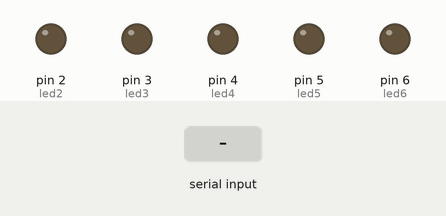
Recording of a sketch running on a simulated Arduino Uno, built with avr-gcc and run on an emulated ATmega328P. Parts: output pins drawn as LEDs (lit = HIGH). The inputs (shaded band) are chosen by the test bench.

Above: at 1.2 s.
1.3 s: "90,45\n" received over Serial
At 2.4 s:
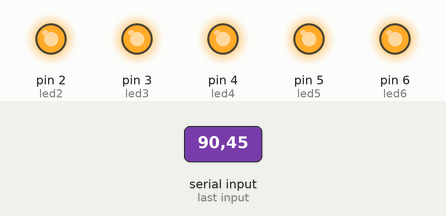
2.8 s: "30,150\n" received over Serial
At 3.5 s:
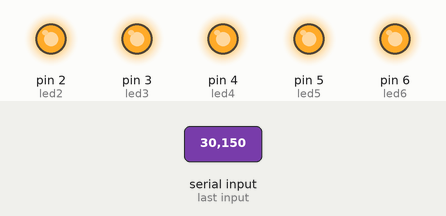
4.3 s: "200\n" received over Serial
5.8 s: "30,150\n" received over Serial
At 7.0 s:
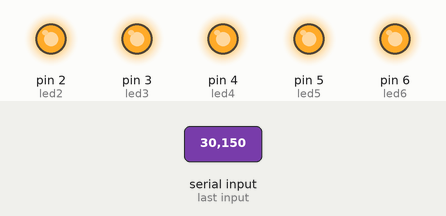
Timing chart, 0 to 8.3 s (numbered marks = the images above; inputs shaded):
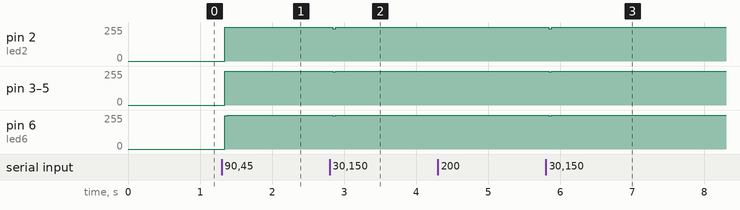

The sketch:

led_control.ino
```cpp
const int led2 = 2;
const int led3 = 3;
const int led4 = 4;
const int led5 = 5;
const int led6 = 6;

void setup() {
  pinMode(led2, OUTPUT);
  pinMode(led3, OUTPUT);
  pinMode(led4, OUTPUT);
  pinMode(led5, OUTPUT);
  pinMode(led6, OUTPUT);

  Serial.begin(9600); // Seri iletişimi başlat
}

void loop() {
  if (Serial.available() > 0) {
    int command = Serial.read() - '0'; // Seri porttan gelen komutu oku

    // Tüm LED'leri kapat
    digitalWrite(led2, LOW);
    digitalWrite(led3, LOW);
    digitalWrite(led4, LOW);
    digitalWrite(led5, LOW);
    digitalWrite(led6, LOW);
    command = command + 1;
    // Gelen komuta göre LED'leri yak
    if (command <= 1) digitalWrite(led2, HIGH);
    if (command <= 2) digitalWrite(led3, HIGH);
    if (command <= 3) digitalWrite(led4, HIGH);
    if (command <= 4) digitalWrite(led5, HIGH);
    if (command <= 5) digitalWrite(led6, HIGH);

  }
}
```

Measured:
- after the input at 1.3 s, pin 2 (led2), pin 3 (led3), pin 4 (led4), pin 5 (led5), pin 6 (led6): 0/255 → 255/255 at once
- after the input at 2.8 s, pin 2 (led2): 255/255 → 241/255 at once, → 255/255 0.04 s later; pin 3 (led3), pin 4 (led4), pin 5 (led5), pin 6 (led6): 255/255 → 248/255 at once, → 255/255 0.04 s later
- after the input at 5.8 s, pin 2 (led2): 255/255 → 241/255 at once, → 255/255 0.04 s later; pin 3 (led3), pin 4 (led4), pin 5 (led5), pin 6 (led6): 255/255 → 248/255 at once, → 255/255 0.04 s later
